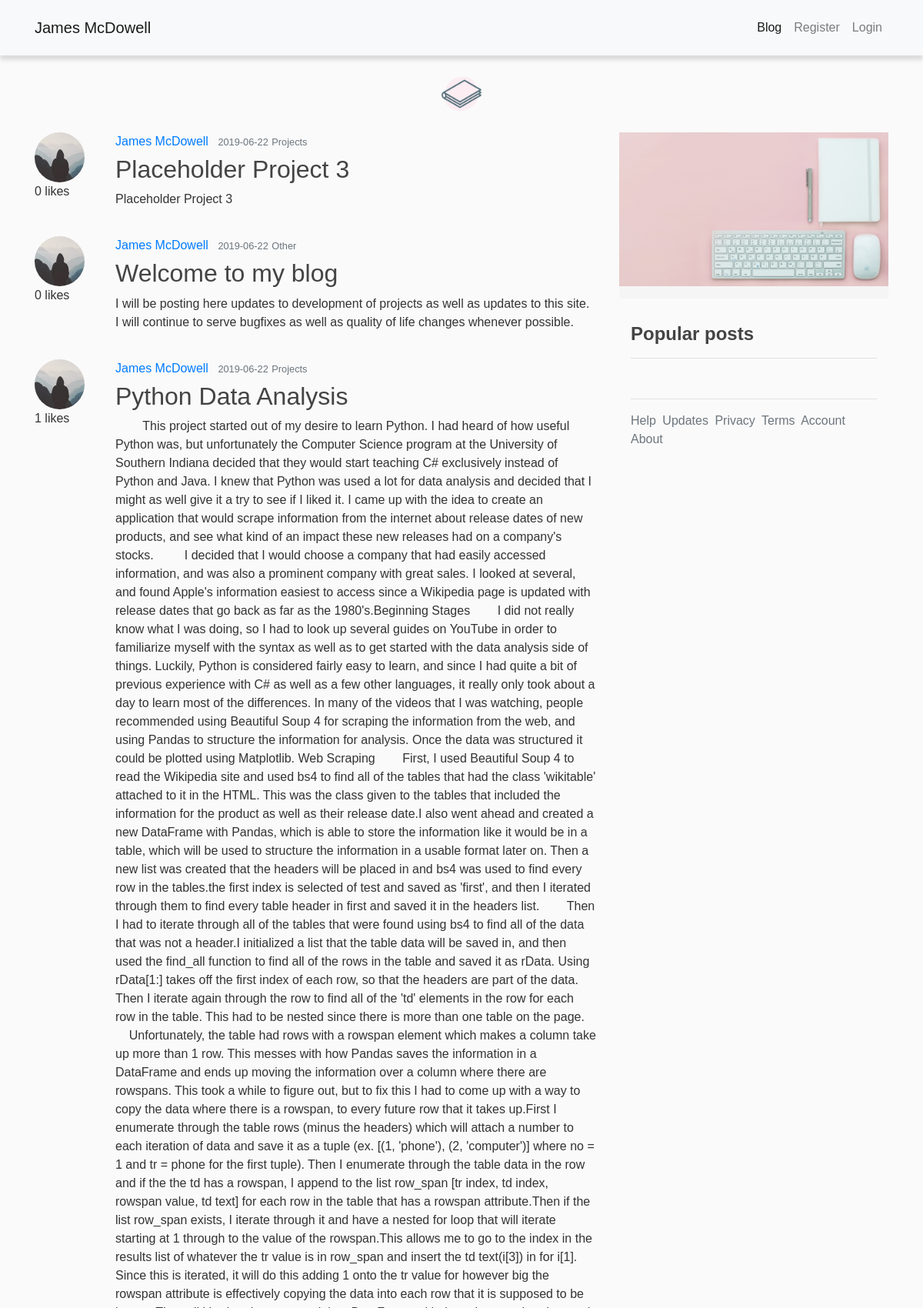
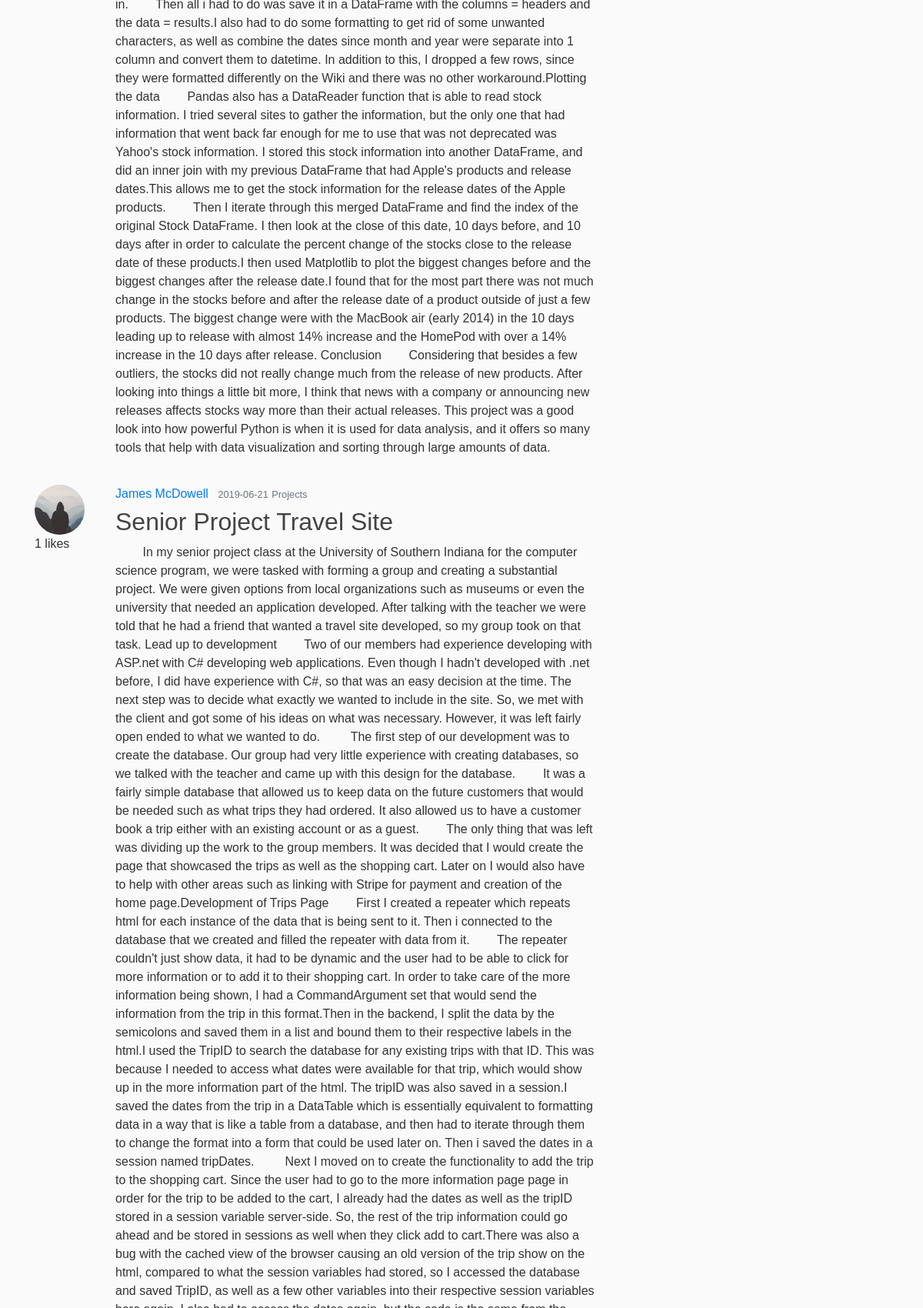
Page /blog/recent (upper part) on the committed database (2 pictures, top to bottom).
### flaskblog/models.py (models this page shows, shortened)
class Post(db.Model):
    id = db.Column(db.Integer, primary_key=True)
    title = db.Column(db.String(100), nullable=False)
    date_posted = db.Column(db.DateTime, nullable=False, default=datetime.utcnow)
    content = db.Column(db.Text, nullable=False)
    image_file = db.Column(db.String(20), nullable=False, default='default.jpg')
    user_id = db.Column(db.Integer, db.ForeignKey('user.id'), nullable=False)
    likes = db.relationship('PostLike', backref='post', lazy='dynamic')
    cat_id = db.Column(db.Integer, db.ForeignKey('cat.id'), nullable=False)

class User(UserMixin, db.Model):
    id = db.Column(db.Integer, primary_key=True)
    username = db.Column(db.String(20), unique=True, nullable=False)
    email = db.Column(db.String(120), unique=True, nullable=False)
    image_file = db.Column(db.String(20), nullable=False, default='default.jpg')
    password = db.Column(db.String(60), nullable=False)
    posts = db.relationship('Post', backref='author', lazy=True)
    liked = db.relationship(
        'PostLike',
        foreign_keys='PostLike.user_id',
        backref='user', lazy='dynamic')

class Cat(db.Model):
    id = db.Column(db.Integer, primary_key=True)
    title = db.Column(db.String(30), nullable=False)
    posts = db.relationship('Post', backref='categ', lazy=True)
    category_image = db.Column(db.String(20), nullable=False, default='other.jpg')

### flaskblog/main/routes.py (the view)
@main.route('/blog/recent')
def blogs():
    page = request.args.get('page', 1, type=int)
    posts = Post.query.order_by(Post.date_posted.desc()).paginate(page=page, per_page=5)
    return render_template('blogs.html', posts=posts)

### flaskblog/templates/blogs.html (shortened to what this page needs)
{% extends "layout.html" %}
{% block content %}
    {% for post in posts.items %}
        <article class="media content-section">
          <ul class="list-unstyled mr-4">
            <li>
                <a href="{{ url_for('users.user_profile', username=post.author.username) }}"><img class="rounded-circle article-img" src="{{ url_for('static', filename='profile_pics/' + post.author.image_file) }}"></a>
            </li>
            <li>
                {% if current_user.is_authenticated %}
                    {% if current_user.has_liked_post(post) %}
                        <a href="{{ url_for('posts.like_action', post_id=post.id, action='unlike') }}">Unlike</a>
                      {% else %}
                        <a href="{{ url_for('posts.like_action', post_id=post.id, action='like') }}">Like</a>
                      {% endif %}
                    {{ post.likes.count() }} likes
                {% else %}
                    {{ post.likes.count() }} likes
                {% endif %}
            </li>
          </ul>
          <div class="media-body">
            <div class="article-metadata">
              <a class="mr-2" href="{{ url_for('users.user_posts', username=post.author.username) }}">{{ post.author.username }}</a>
              <small class="text-muted">{{ post.date_posted.strftime('%Y-%m-%d') }}</small>
              <small class="text-muted">{{ post.categ.title }}</small>
            </div>
            <h2><a class="article-title" href="{{ url_for('posts.post', post_id=post.id) }}">{{ post.title }}</a></h2>
            <p class="article-content">{{ post.content|striptags }}</p>
          </div>
        </article>
    {% endfor %}
{% endblock content %}

### flaskblog/static/format.css (style rules this page uses)
img { max-width: 100%; height: auto; }

### flaskblog/static/main.css (style rules this page uses)
body { background: #fafafa; color: #333333; margin-top: 4.5rem; }
h1, h2, h3, h4, h5, h6 { color: #444444; }
.content-section { background: #fafafa; border-radius: 3px; margin-bottom: 20px; }
.article-title { color: #444444; }
.article-content { white-space: pre-line; }
.article-img { height: 65px; width: 65px; margin-right: 16px; }
.article-metadata { padding-bottom: 1px; margin-bottom: 4px; }

### rows in the picture
Post: image_file (placeholder picture), likes.count "0", author.username "James McDowell", date_posted "2019-06-22", categ "Projects", title "Placeholder Project 3", content "Placeholder Project 3"
Post: image_file (placeholder picture), likes.count "0", author.username "James McDowell", date_posted "2019-06-22", categ "Other", title "Welcome to my blog", content "I will be posting here updates to development of projects as well as updates to this site. I will continue to serve bugfixes as well as quality of life changes whenever possible."
Post: image_file (placeholder picture), likes.count "1", author.username "James McDowell", date_posted "2019-06-22", categ "Projects", title "Python Data Analysis", content "This project started out of my desire to learn Python. I had heard of how useful Python was, but unfortunately the Computer Science program at the University of Southern Indiana decided that they would start teaching C# exclusively instead of Python and Java. I knew that Python was used a lot for data analysis and decided that I might as well give it a try to see if I liked it. I came up with the idea to create an application that would scrape information from the internet about release dates of new products, and see what kind of an impact these new releases had on a company's stocks. I decided that I would choose a company that had easily accessed information, and was also a prominent…"
Post: image_file (placeholder picture), likes.count "1", author.username "James McDowell", date_posted "2019-06-21", categ "Projects", title "Senior Project Travel Site"
